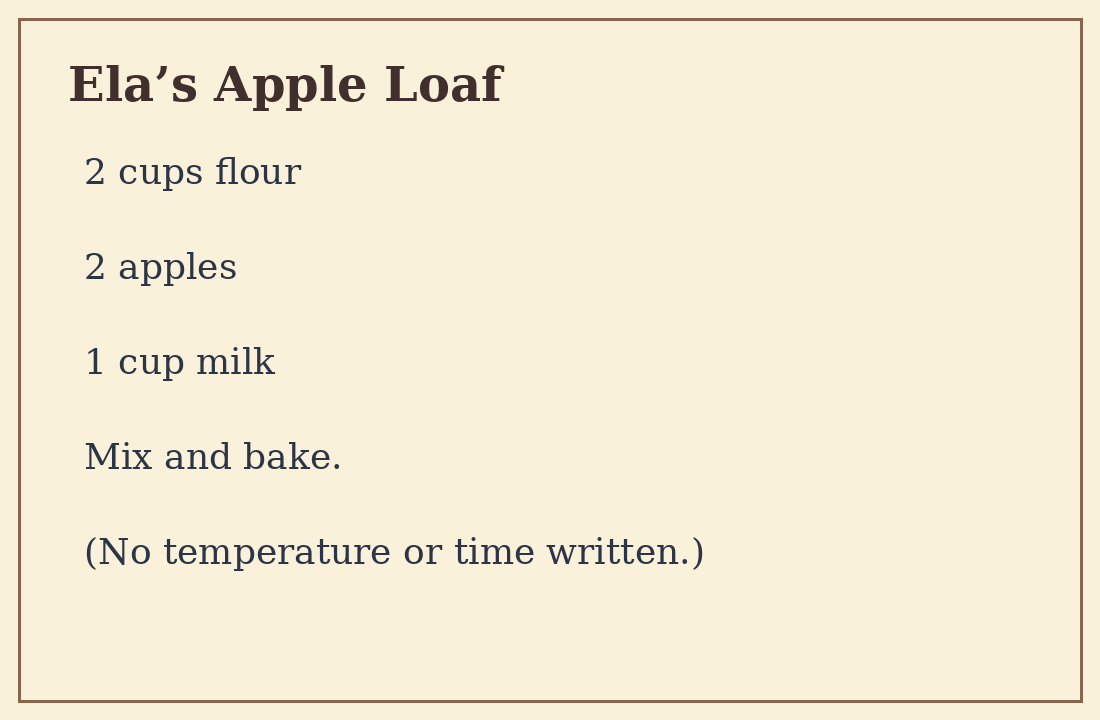
#> input picture experiments/family-recipe-detective/fixtures/ela-sample/cards/apple-loaf-card.png, 1100 x 720 px
$ python render_example.py
#> lines starting #> are read from the running program, lines starting #| are printed output that depends on the picture
"""Local illustrative layout of the real fictional-fixture observations; not UGREEN output."""
import sys
sys.path.insert(0,'/tmp/ugreen-flagship-python')
from PIL import Image,ImageDraw,ImageFont
from pathlib import Path
R=Path(__file__).resolve().parent; im=Image.new('RGB',(1440,1700),'#f5f0e6');d=ImageDraw.Draw(im)
#> after `im = Image.new('RGB', (1440, 1700), '#f5f0e6')`:
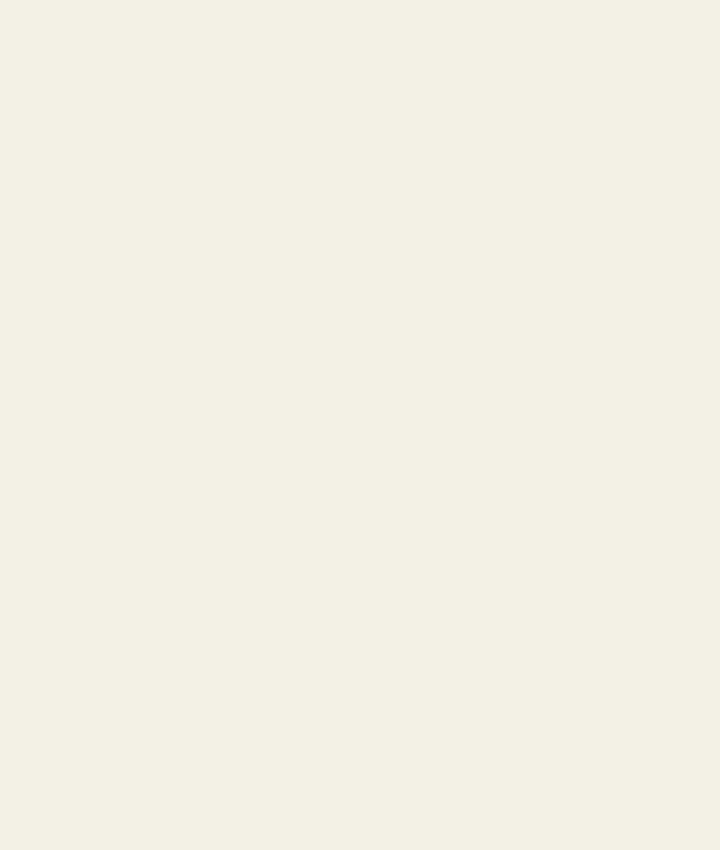
#> im: PIL image 1440x1700 RGB (shown at 1/2 size); mean R, G, B 245, 240, 230
regular='/usr/share/fonts/truetype/dejavu/DejaVuSans.ttf'; bold='/usr/share/fonts/truetype/dejavu/DejaVuSans-Bold.ttf';serif='/usr/share/fonts/truetype/dejavu/DejaVuSerif-Bold.ttf'
F=lambda p,s:ImageFont.truetype(p,s)
d.text((82,64),'FAMILY RECIPE DETECTIVE',font=F(bold,25),fill='#9a6049');d.text((82,112),'Ela’s apple loaf',font=F(serif,66),fill='#272e31')
d.text((84,213),'FICTIONAL DEMO  ·  LOCAL RENDER  ·  NOT A NAS RESULT',font=F(bold,20),fill='#6c766d')
d.rounded_rectangle((82,270,1358,1660),radius=28,fill='#fffdf8',outline='#dfd8c9',width=2)
card=Image.open(R/'fixtures/ela-sample/cards/apple-loaf-card.png').convert('RGB');card.thumbnail((550,380));im.paste(card,(128,322))
#> further down, card is the input picture: PIL image 1100x720 RGB; mean R, G, B 243.7, 235.4, 213.1
#> after `card.thumbnail((550, 380))`:
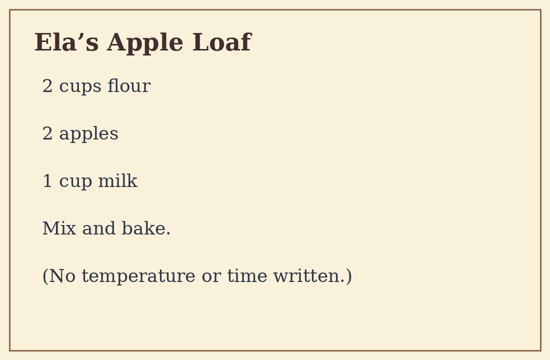
#> card: PIL image 550x360 RGB; mean R, G, B 243.7, 235.4, 213.1
#> after `im.paste(card, (128, 322))`:
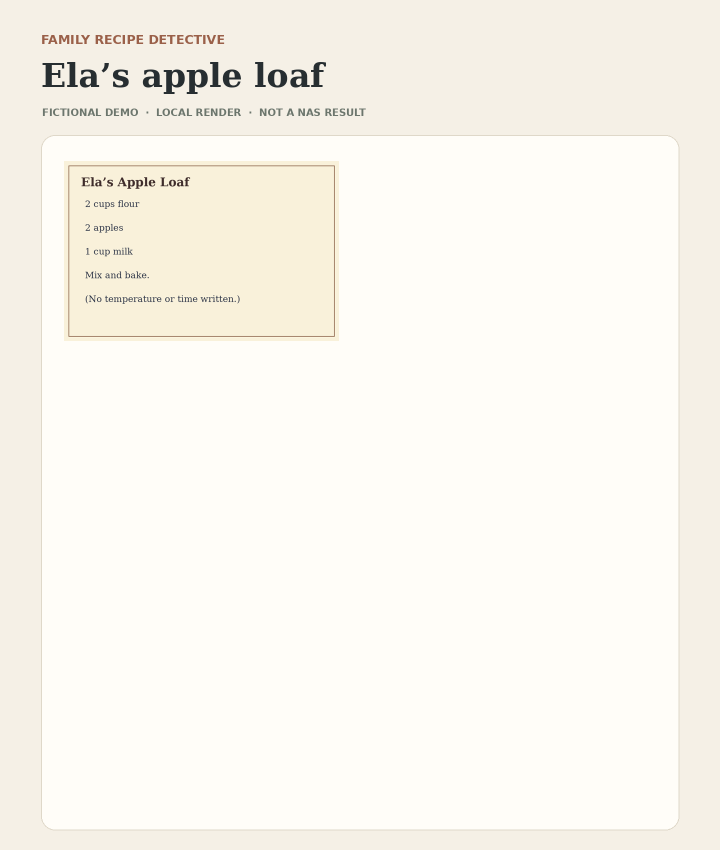
#> im: PIL image 1440x1700 RGB (shown at 1/2 size); mean R, G, B 250, 246.6, 238.9
d.text((720,323),'WHAT WE FOUND',font=F(bold,26),fill='#9a6049')
for i,t in enumerate(['2 cups flour','2 apples, chopped','2 eggs: gathering note','Mix and bake: card']):d.text((720,382+i*58),'•  '+t,font=F(regular,28),fill='#2d3938')
d.line((128,770,1310,770),fill='#e7ded2',width=3)
d.text((128,818),'ONE RECIPE, TWO VERSIONS',font=F(bold,29),fill='#9a6049')
d.text((128,888),'1 cup MILK',font=F(bold,45),fill='#263c3a');d.text((128,953),'Recipe card',font=F(regular,25),fill='#65726b')
d.text((690,888),'1 cup WATER',font=F(bold,45),fill='#263c3a');d.text((690,953),'2019 family transcript',font=F(regular,25),fill='#65726b')
d.line((128,1025,1310,1025),fill='#e7ded2',width=3)
d.text((128,1077),'ASK THE FAMILY',font=F(bold,29),fill='#9a6049')
for i,t in enumerate(['Which version did Ela intend?','What are the full method, baking time and temperature?']):d.text((128,1140+i*55),t,font=F(regular,29),fill='#2d3938')
d.rounded_rectangle((128,1280,1310,1390),radius=14,fill='#f7eadf');d.text((150,1304),'INCOMPLETE DRAFT — CONFIRM BEFORE COOKING',font=F(bold,25),fill='#8b4c3e');d.text((150,1345),'The original audio is not available in this test.',font=F(regular,24),fill='#7b5d50')
d.text((128,1450),'EVIDENCE',font=F(bold,23),fill='#65726b')
d.text((128,1493),'cards/apple-loaf-card.png  ·  notes/gathering.md',font=F(regular,22),fill='#65726b')
d.text((128,1532),'memories/voice-transcript.txt (supplied as text)',font=F(regular,22),fill='#65726b')
im.save(R/'illustrative-recipe-preview.png')
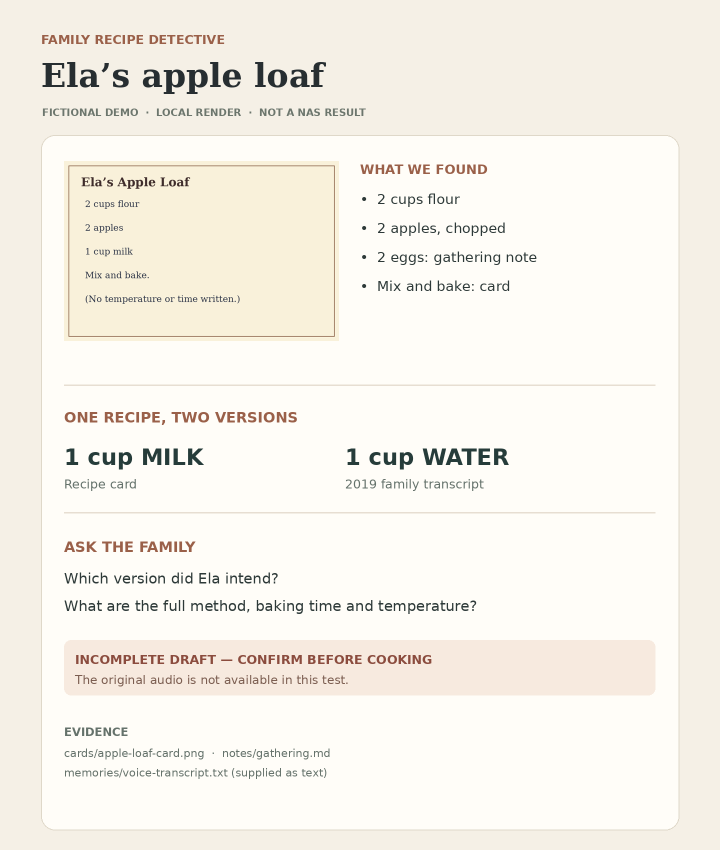
#> saved as illustrative-recipe-preview.png: PIL image 1440x1700 RGB (shown at 1/2 size); mean R, G, B 246.3, 242.2, 234
